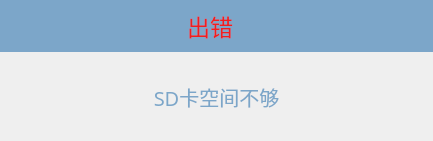
<?xml version="1.0" encoding="UTF-8"?>
<ui version="4.0">
 <class>Hp_Sd_Space_Warning</class>
 <widget class="QWidget" name="Hp_Sd_Space_Warning">
  <property name="geometry">
   <rect>
    <x>0</x>
    <y>0</y>
    <width>433</width>
    <height>141</height>
   </rect>
  </property>
  <property name="font">
   <font>
    <pointsize>17</pointsize>
   </font>
  </property>
  <property name="windowTitle">
   <string>Form</string>
  </property>
  <property name="styleSheet">
   <string notr="true">background-image:url(:/res/res/format_default_bg.png);</string>
  </property>
  <widget class="QFrame" name="frame">
   <property name="geometry">
    <rect>
     <x>0</x>
     <y>0</y>
     <width>433</width>
     <height>52</height>
    </rect>
   </property>
   <property name="font">
    <font>
     <pointsize>15</pointsize>
    </font>
   </property>
   <property name="styleSheet">
    <string notr="true">background-color: rgb(124, 166, 201);</string>
   </property>
   <property name="frameShape">
    <enum>QFrame::NoFrame</enum>
   </property>
   <property name="frameShadow">
    <enum>QFrame::Raised</enum>
   </property>
   <widget class="QToolButton" name="toolButton">
    <property name="geometry">
     <rect>
      <x>381</x>
      <y>0</y>
      <width>52</width>
      <height>52</height>
     </rect>
    </property>
    <property name="font">
     <font>
      <pointsize>17</pointsize>
     </font>
    </property>
    <property name="styleSheet">
     <string notr="true">QToolButton {
border-image:url(:/res/res/mode_button_n.png);
color:#7CA6C9;
}  

QToolButton:pressed{
border-image:url(:/res/res/mode_button_s.png);
}</string>
    </property>
    <property name="text">
     <string>x</string>
    </property>
    <property name="autoRaise">
     <bool>true</bool>
    </property>
   </widget>
   <widget class="QLabel" name="label_title">
    <property name="geometry">
     <rect>
      <x>60</x>
      <y>0</y>
      <width>300</width>
      <height>52</height>
     </rect>
    </property>
    <property name="font">
     <font>
      <family>微软雅黑</family>
      <pointsize>17</pointsize>
     </font>
    </property>
    <property name="styleSheet">
     <string notr="true">color: rgb(240, 31, 31);</string>
    </property>
    <property name="text">
     <string>出错</string>
    </property>
    <property name="alignment">
     <set>Qt::AlignCenter</set>
    </property>
   </widget>
  </widget>
  <widget class="QLabel" name="label_text">
   <property name="geometry">
    <rect>
     <x>0</x>
     <y>52</y>
     <width>433</width>
     <height>90</height>
    </rect>
   </property>
   <property name="font">
    <font>
     <family>微软雅黑</family>
     <pointsize>15</pointsize>
    </font>
   </property>
   <property name="styleSheet">
    <string notr="true">color:#7CA6C9;</string>
   </property>
   <property name="frameShape">
    <enum>QFrame::NoFrame</enum>
   </property>
   <property name="text">
    <string>SD卡空间不够</string>
   </property>
   <property name="alignment">
    <set>Qt::AlignCenter</set>
   </property>
  </widget>
 </widget>
 <resources/>
 <connections>
  <connection>
   <sender>toolButton</sender>
   <signal>released()</signal>
   <receiver>Hp_Sd_Space_Warning</receiver>
   <slot>close()</slot>
   <hints>
    <hint type="sourcelabel">
     <x>144</x>
     <y>14</y>
    </hint>
    <hint type="destinationlabel">
     <x>79</x>
     <y>39</y>
    </hint>
   </hints>
  </connection>
 </connections>
</ui>
